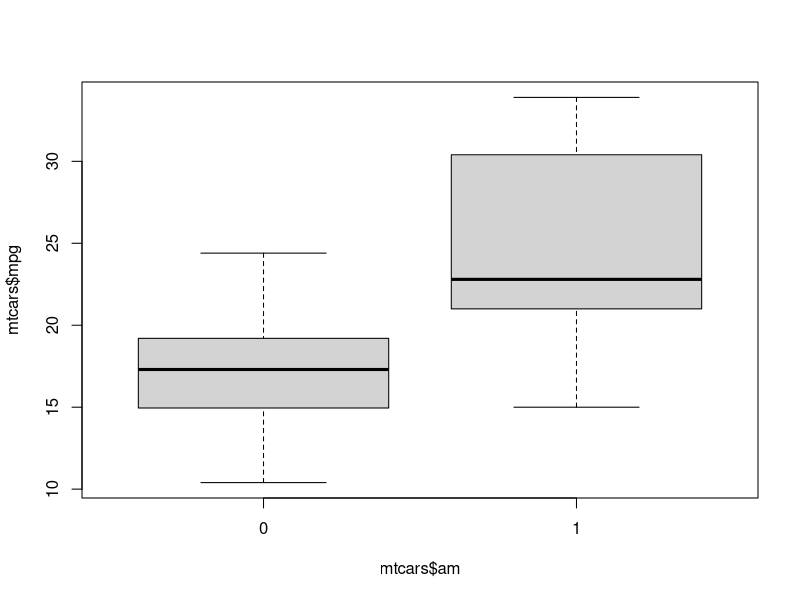
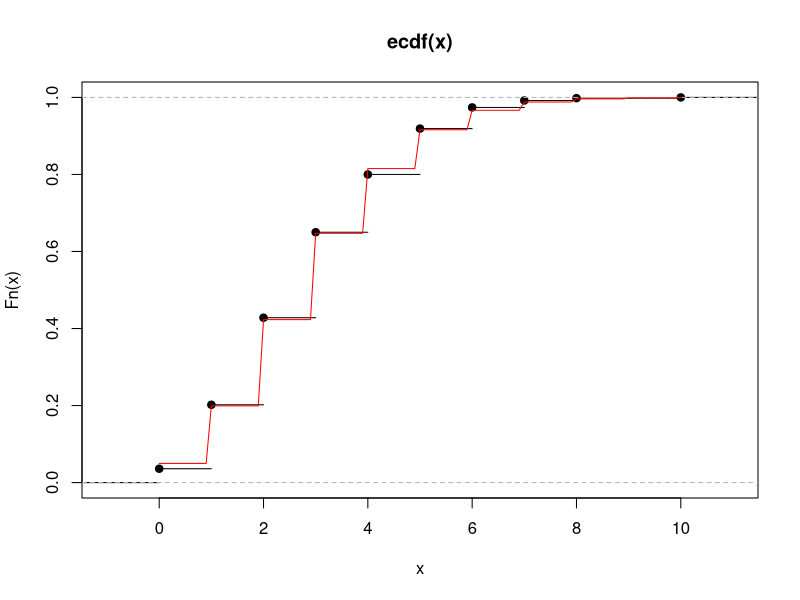
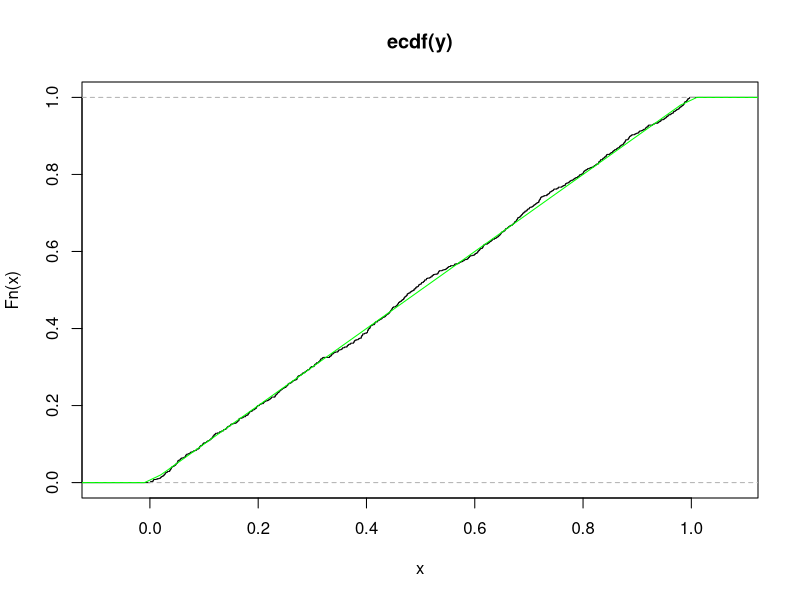
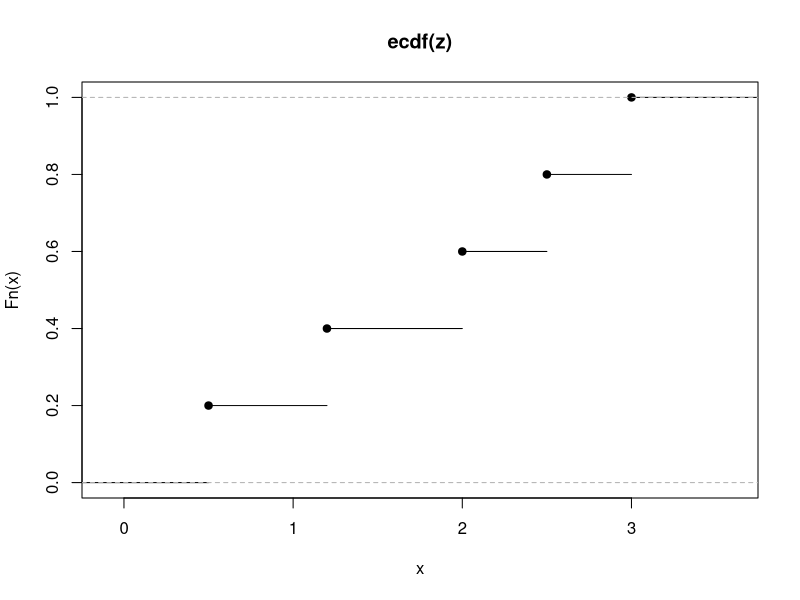

Reproduce these figures in R, in order.
library(MASS)
library(fitdistrplus)
mtcars
boxplot(mtcars$mpg ~ mtcars$am)

x <-rpois(1000,3)
table(x)

Fn <- ecdf(x)
plot(Fn)
curve(ppois(x,3), from = 0, to = 10,add=TRUE, col = "red")

y <- runif(1000)
plot(ecdf(y))
curve(punif(x), from = -1, to = 2, add=TRUE, col = "green")

#zadatak 1

z <- c(0.5, 1.2, 2, 2.5, 3)
plot(ecdf(z))


#zadatak 2
#a) znamo koliko je N, ne znamo p

x <- rbinom(100,10,1/3)
p_ocena <- 1/10*mean(x)

#b) na papiru je 

#v) domaci

#g)

p <- 1/3 
x<- runif(100)
for (i in 1:100){
  if(x[i]<1/6) y[i] <- -1
  else if(x[i] >1/3) y[i]<- 0
  else y[i] <- 0
}


#drugi nacin
y <- rep(0,100)
y[x<1/6] <- -1
y[x>1/3] <- 1

  
  

    
    
    
    
    
    
  
